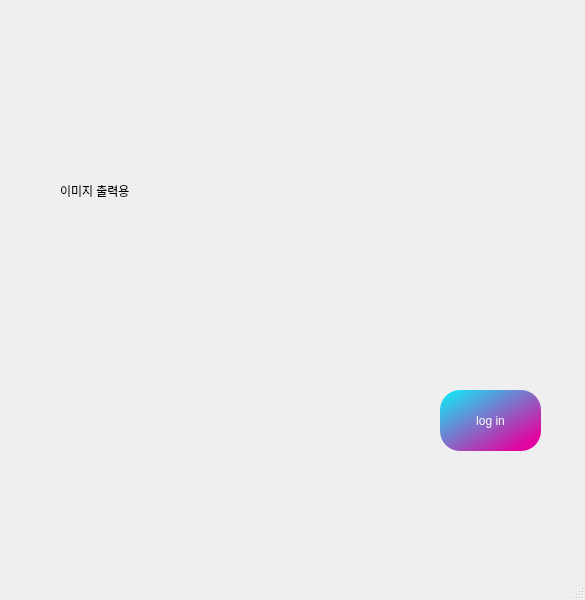
<?xml version="1.0" encoding="UTF-8"?>
<ui version="4.0">
 <class>MainWindow</class>
 <widget class="QMainWindow" name="MainWindow">
  <property name="geometry">
   <rect>
    <x>0</x>
    <y>0</y>
    <width>585</width>
    <height>600</height>
   </rect>
  </property>
  <property name="windowTitle">
   <string>MainWindow</string>
  </property>
  <widget class="QWidget" name="centralwidget">
   <widget class="QLabel" name="Label_Image">
    <property name="geometry">
     <rect>
      <x>60</x>
      <y>40</y>
      <width>471</width>
      <height>301</height>
     </rect>
    </property>
    <property name="text">
     <string>이미지 출력용</string>
    </property>
   </widget>
   <widget class="QPushButton" name="Btn_Login">
    <property name="geometry">
     <rect>
      <x>440</x>
      <y>390</y>
      <width>101</width>
      <height>61</height>
     </rect>
    </property>
    <property name="styleSheet">
     <string notr="true">color: white;
	background-color: qlineargradient(spread:pad, x1:0, y1:0, x2:0.857143, y2:0.857955, stop:0 rgba(10, 242, 251, 255), stop:1 rgba(224, 6, 159, 255));
	border-radius: 20px;</string>
    </property>
    <property name="text">
     <string>log in</string>
    </property>
   </widget>
  </widget>
  <widget class="QMenuBar" name="menubar">
   <property name="geometry">
    <rect>
     <x>0</x>
     <y>0</y>
     <width>585</width>
     <height>22</height>
    </rect>
   </property>
  </widget>
  <widget class="QStatusBar" name="statusbar"/>
 </widget>
 <resources/>
 <connections/>
</ui>
